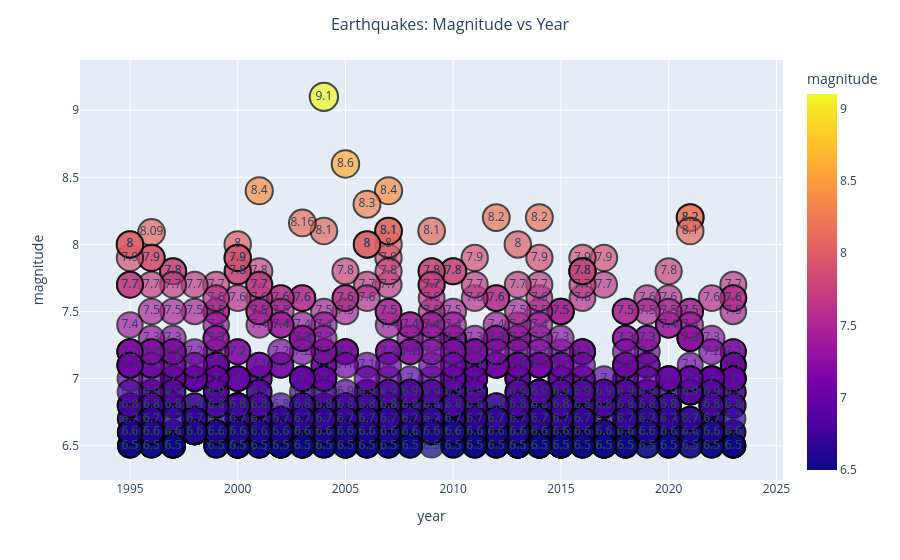

Notebook cell for this chart:
### Code cell
#scatter plot - entire DataFrame (no filter)
fig = px.scatter(
    df,
    x = 'year',
    y = 'magnitude',
    color = 'magnitude',
    text = 'magnitude',
    hover_name = 'year',
    size = 'magnitude'
)

fig.update_traces(marker = dict(line = dict(color = '#000000', width = 2)))

fig.update_layout(
    title_text = 'Earthquakes: Magnitude vs Year',
    title_x = 0.5,
    title_font = dict(size = 16)
)

### Figure 1 — Plotly figure (JSON) as saved in the notebook; plotly's stock layout.template omitted (floating-point values rounded to 4 significant figures; data arrays with more than 128 entries replaced by an {"elided": "..."} marker saying what was removed)
{"data": [{"hovertemplate": "<b>%{hovertext}</b><br><br>year=%{x}<br>magnitude=%{marker.color}<extra></extra>", "hovertext": {"elided": "879 int values"}, "legendgroup": "", "marker": {"color": {"elided": "879 float values"}, "coloraxis": "coloraxis", "line": {"color": "#000000", "width": 2}, "size": {"elided": "879 float values"}, "sizemode": "area", "sizeref": 0.02275, "symbol": "circle"}, "mode": "markers+text", "name": "", "orientation": "v", "showlegend": false, "text": {"elided": "879 float values"}, "type": "scatter", "x": {"elided": "879 int values"}, "xaxis": "x", "y": {"elided": "879 float values"}, "yaxis": "y"}], "layout": {"autosize": true, "coloraxis": {"colorbar": {"title": {"text": "magnitude"}}, "colorscale": [[0, "#0d0887"], [0.1111, "#46039f"], [0.2222, "#7201a8"], [0.3333, "#9c179e"], [0.4444, "#bd3786"], [0.5556, "#d8576b"], [0.6667, "#ed7953"], [0.7778, "#fb9f3a"], [0.8889, "#fdca26"], [1, "#f0f921"]]}, "legend": {"itemsizing": "constant", "tracegroupgap": 0}, "margin": {"t": 60}, "title": {"font": {"size": 16}, "text": "Earthquakes: Magnitude vs Year", "x": 0.5}, "xaxis": {"anchor": "y", "autorange": true, "domain": [0, 1], "range": [1993.0, 2025.0], "title": {"text": "year"}, "type": "linear"}, "yaxis": {"anchor": "x", "autorange": true, "domain": [0, 1], "range": [6.125, 9.513], "title": {"text": "magnitude"}, "type": "linear"}}}
